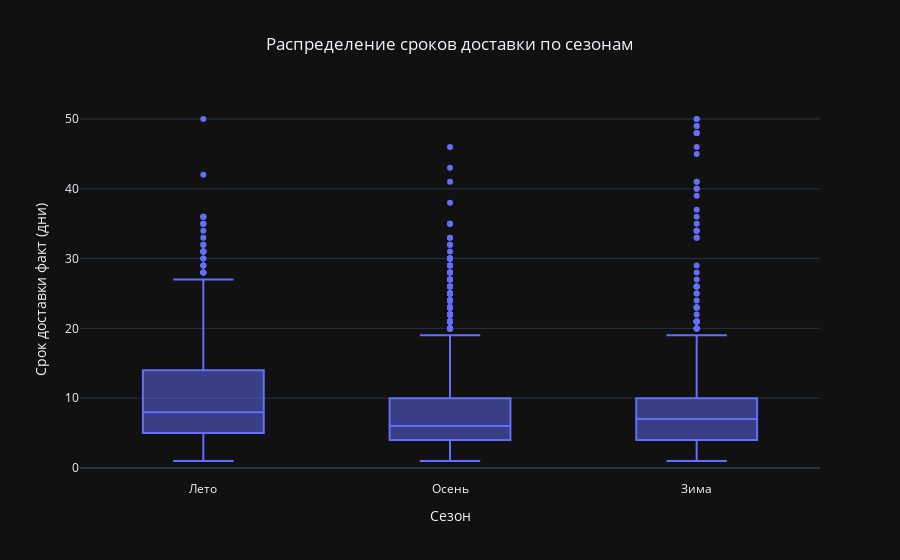

The notebook cell saved with this chart:
### Markdown cell above
## 8. Анализ новых признаков

### Code cell
print("\nПример новых признаков:")
print(data[['Эффективность_доставки', 'Сезон', 'Категория_расстояния']].head())

fig = px.box(data, x='Сезон', y='Срок доставки факт', 
            title='Распределение сроков доставки по сезонам')

fig.update_layout( 
    title_x=0.5,
    xaxis_title="Сезон",
    yaxis_title="Срок доставки факт (дни)",
    template='plotly_dark'
    )

fig.show()

### Figure 1 — Plotly figure (JSON) as saved in the notebook; plotly's stock layout.template omitted (floating-point values rounded to 4 significant figures; data arrays with more than 128 entries replaced by an {"elided": "..."} marker saying what was removed)
{"data": [{"alignmentgroup": "True", "hovertemplate": "Сезон=%{x}<br>Срок доставки факт=%{y}<extra></extra>", "legendgroup": "", "marker": {"color": "#636efa"}, "name": "", "notched": false, "offsetgroup": "", "orientation": "v", "showlegend": false, "type": "box", "x": {"elided": "4930 str values"}, "x0": " ", "xaxis": "x", "y": {"elided": "4930 float values"}, "y0": " ", "yaxis": "y"}], "layout": {"boxmode": "group", "legend": {"tracegroupgap": 0}, "title": {"text": "Распределение сроков доставки по сезонам", "x": 0.5}, "xaxis": {"anchor": "y", "domain": [0, 1], "title": {"text": "Сезон"}}, "yaxis": {"anchor": "x", "domain": [0, 1], "title": {"text": "Срок доставки факт (дни)"}}}}
